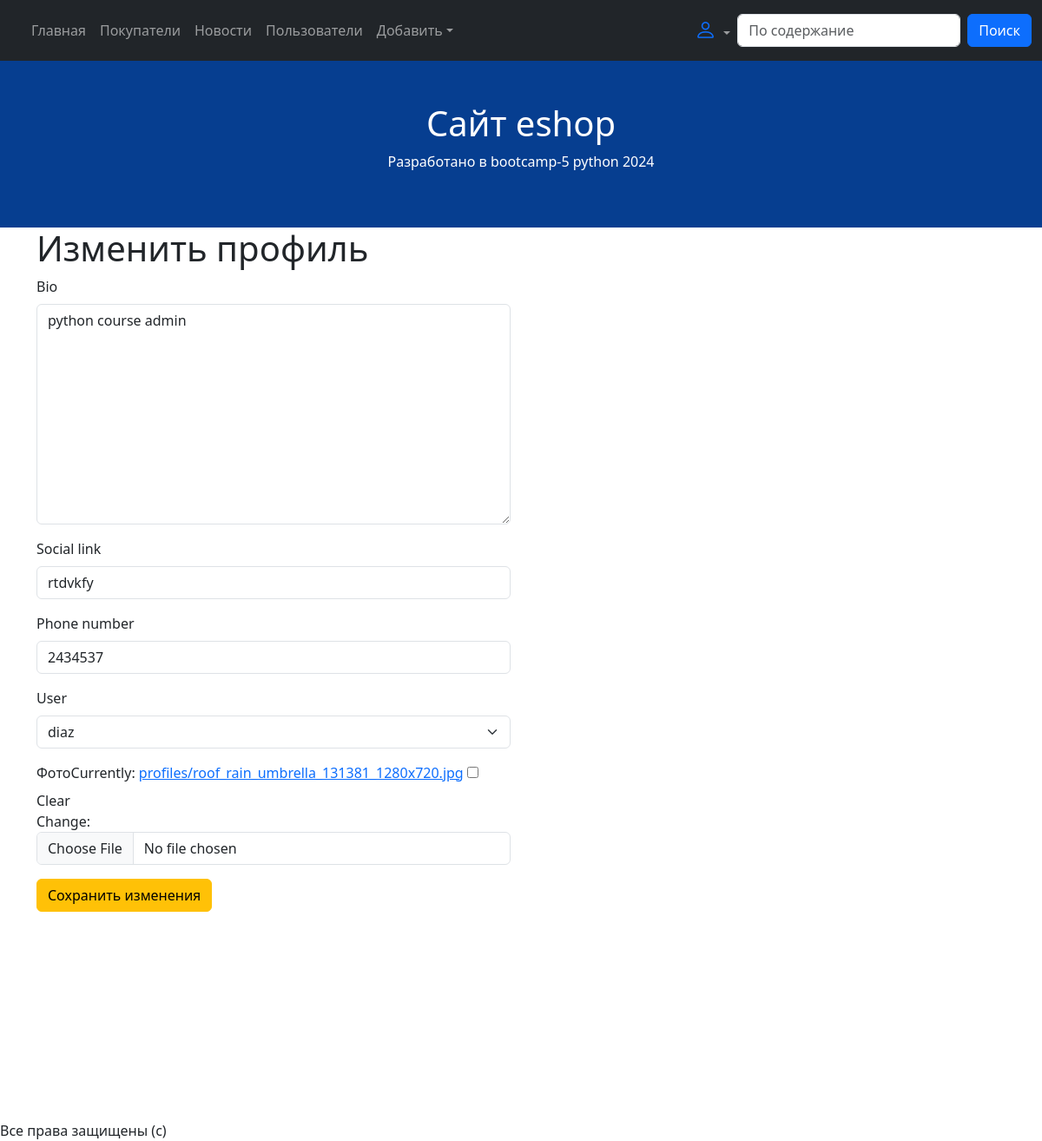
Page /profile-update/1/ on the committed database.
### core/models.py (models this page shows)
class Profile(models.Model):
    bio = models.TextField(null=True, blank=True)
    social_link = models.CharField(max_length=100)
    phone_number = models.CharField(max_length=100)
    user = models.OneToOneField(
        to=User,
        on_delete=models.SET_NULL,
        null=True, blank=True
    )
    photo = models.ImageField(
        verbose_name="фото",
        upload_to="profiles/",
        null=True, blank=True
    )

### core/views.py (the view, shortened to what this page needs)
# urls.py: path('profile-update/<int:id>/', profile_update, name='profile-update'),
def profile_update(request, id):
    context = {}
    profile_object = Profile.objects.get(id=id)
    context["form"] = ProfileForm(instance=profile_object)
    if request.method == "GET":
        return render(request, "profile/update.html", context)

### core/forms.py
class ProfileForm(forms.ModelForm):
    class Meta:
        model = Profile
        fields = '__all__'

### core/templates/profile/update.html (shortened to what this page needs)
{% extends 'base.html' %}
{% load django_bootstrap5 %}
{% block content %}
    <h1>Изменить профиль</h1>
    <div class="row">
        <div class="col-lg-6">
            <form method="POST" enctype="multipart/form-data">
                {% bootstrap_form form %}
                <button class="btn btn-warning">Сохранить изменения</button>
            </form>
        </div>
    </div>
{% endblock %}

### rows in the picture
Profile: bio "python course admin", social_link "rtdvkfy", phone_number "2434537", user "diaz"
